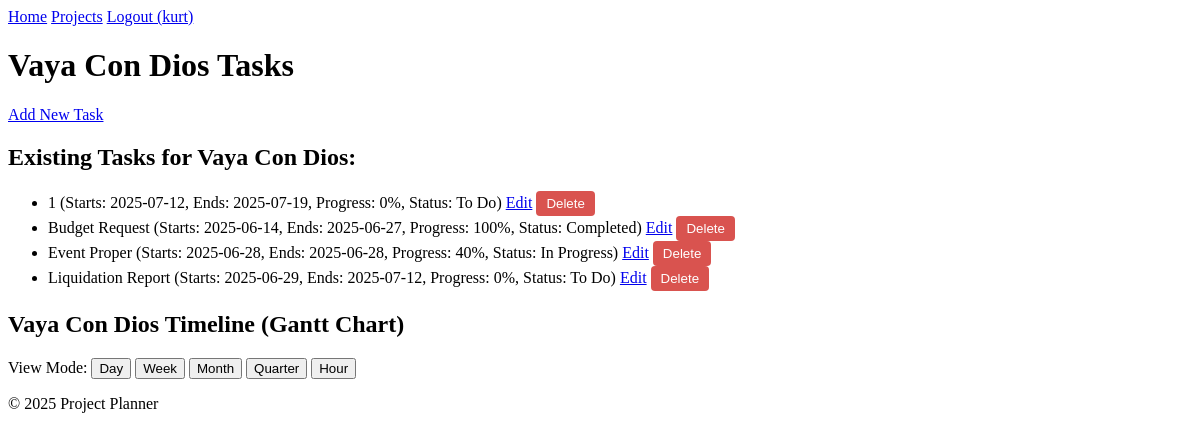
/projects/2 (signed in), run on the app's committed database.
### app/models.py (models this page shows, shortened)
class User(db.Model, UserMixin):
    id = db.Column(db.Integer, primary_key=True)
    username = db.Column(db.String(80), unique=True, nullable=False)
    password_hash = db.Column(db.String(128), nullable=False, default='')  # Default empty string, set by set_password
    projects = db.relationship('Project', backref='user', lazy=True, cascade="all, delete-orphan")
    def set_password(self, password):
        self.password_hash = generate_password_hash(password)

class Project(db.Model):
    id = db.Column(db.Integer, primary_key=True)
    name = db.Column(db.String(120), nullable=False)
    description = db.Column(db.Text, nullable=True)  # Optional: for project details
    user_id = db.Column(db.Integer, db.ForeignKey('user.id'), nullable=False)
    tasks = db.relationship('Task', backref='project', lazy=True, cascade="all, delete-orphan")

class Task(db.Model):
    id = db.Column(db.Integer, primary_key=True)
    name = db.Column(db.String(120), nullable=False)
    start_date = db.Column(db.Date, nullable=True)
    end_date = db.Column(db.Date, nullable=True)
    progress = db.Column(db.Integer, default=0, nullable=False)
    status = db.Column(db.String(50), default='To Do', nullable=False)
    dependencies = db.Column(db.String(255), nullable=True)
    comment = db.Column(db.Text, nullable=True)
    project_id = db.Column(db.Integer, db.ForeignKey('project.id'), nullable=False)
    user_id = db.Column(db.Integer, db.ForeignKey('user.id'), nullable=False)

### app/routes.py (the view)
@bp.route('/projects/<int:project_id>')
@login_required
def view_project(project_id):
    project = Project.query.filter_by(id=project_id, user=current_user).first_or_404()
    project_tasks = Task.query.filter_by(project=project).order_by(Task.name).all()
    gantt_tasks_data = []
    task_name_to_id = {task.name.strip(): str(task.id) for task in project_tasks}  # Strip whitespace
    print("Task name to ID mapping:", task_name_to_id)  # Debug mapping
    for task in project_tasks:
        start_date_formatted = task.start_date.strftime('%Y-%m-%d') if task.start_date else ''
        end_date_formatted = task.end_date.strftime('%Y-%m-%d') if task.end_date else ''
        if start_date_formatted and end_date_formatted:
            custom_class = 'bar-blue'
            if task.status == 'Completed':
                custom_class = 'bar-green'
            elif task.status == 'In Progress':
                custom_class = 'bar-yellow'
            elif task.status == 'Blocked':
                custom_class = 'bar-red'
            gantt_task_item = {
                'id': str(task.id),
                'name': task.name,
                'start': start_date_formatted,
                'end': end_date_formatted,
                'progress': task.progress,
                'custom_class': custom_class,
            }
            print(f"Task {task.id} raw dependency (name): {task.dependencies}")  # Debug raw value
            if task.dependencies and task.dependencies != 'None':
                dep_id = task_name_to_id.get(task.dependencies.strip())
                print(f"Converted dependency for task {task.id}: {dep_id}")  # Debug conversion
                if dep_id:
                    gantt_task_item['dependencies'] = str(dep_id)  # Ensure string format
            gantt_tasks_data.append(gantt_task_item)
    gantt_tasks_data.sort(key=lambda x: datetime.strptime(x['start'], '%Y-%m-%d'))
    gantt_tasks_json = json.dumps(gantt_tasks_data)
    print("Gantt tasks JSON:", gantt_tasks_json)  # Debug final JSON
    return render_template('tasks.html', project=project, tasks=project_tasks, gantt_tasks_json=gantt_tasks_json)

### app/templates/tasks.html (shortened to what this page needs)
<!DOCTYPE html>
<html lang="en">
<head>
    <link rel="stylesheet" href="{{ url_for('static', filename='frappe-gantt.css') }}">
    <link rel="stylesheet" href="{{ url_for('static', filename='style.css') }}">
</head>
<body>
    <header>
        <nav>
            <a href="{{ url_for('main.index') }}">Home</a>
            <a href="{{ url_for('main.projects') }}">Projects</a>
            {% if current_user.is_authenticated %}
                <a href="{{ url_for('main.logout') }}">Logout ({{ current_user.username }})</a>
            {% else %}
                <a href="{{ url_for('main.register') }}">Register</a>
                <a href="{{ url_for('main.login') }}">Login</a>
            {% endif %}
        </nav>
    </header>
    <h1>{{ project.name }} Tasks</h1>
    <a href="{{ url_for('main.add_task_to_project', project_id=project.id) }}">Add New Task</a>
    <h2>Existing Tasks for {{ project.name }}:</h2>
    <ul id="task-list">
        {% if tasks %}
        {% for task in tasks %}
            <li id="task-{{ task.id }}">
                {{ task.name }}
                (Starts: {{ task.start_date.strftime('%Y-%m-%d') if task.start_date else 'N/A' }},
                Ends: {{ task.end_date.strftime('%Y-%m-%d') if task.end_date else 'N/A' }},
                Progress: {{ task.progress }}%,
                Status: {{ task.status }})
                <a href="{{ url_for('main.edit_task', task_id=task.id) }}">Edit</a>
                <form action="{{ url_for('main.delete_task', task_id=task.id) }}" method Eze="POST" style="display:inline;" class="delete-task-form">
                    <button type="submit" class="delete-task-btn" data-task-id="{{ task.id }}">Delete</button>
                </form>
            </li>
        {% endfor %}
        {% else %}
            <li>No tasks yet for this project. Add one above!</li>
        {% endif %}
    </ul>
    <h2>{{ project.name }} Timeline (Gantt Chart)</h2>
    <div>
        View Mode:
        <button class="view-mode" data-mode="Day">Day</button>
        <button class="view-mode" data-mode="Week">Week</button>
        <button class="view-mode" data-mode="Month">Month</button>
        <button class="view-mode" data-mode="Quarter">Quarter</button>
        <button class="view-mode" data-mode="Hour">Hour</button>
    </div>
    <footer>
        <p>&copy; 2025 Project Planner</p>
    </footer>
</body>
</html>

### app/static/style.css (style rules this page uses)
.delete-task-btn { background-color: #d9534f; color: white; border: none; padding: 5px 10px; border-radius: 4px; cursor: pointer; }

### data on the page
User: username "kurt"
Project: name "Vaya Con Dios"
Task: name "1", start_date "2025-07-12", end_date "2025-07-19", progress "0", status "To Do"
Task: name "Budget Request", start_date "2025-06-14", end_date "2025-06-27", progress "100", status "Completed"
Task: name "Event Proper", start_date "2025-06-28", end_date "2025-06-28", progress "40", status "In Progress"
Task: name "Liquidation Report", start_date "2025-06-29", end_date "2025-07-12", progress "0", status "To Do"
